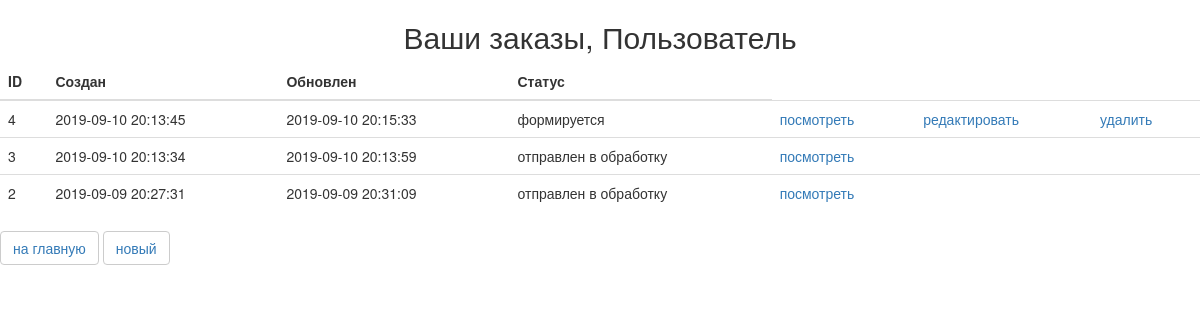
Screenshot of /order/ (signed in) with the database file from the repository.
### ordersapp/models.py (models this page shows, shortened)
class Order(models.Model):
    FORMING = 'FM'
    SENT_TO_PROCEED = 'STP'
    PROCEEDED = 'PRD'
    PAID = 'PD'
    READY = 'RDY'
    CANCEL = 'CNC'
    ORDER_STATUS_CHOICES = (
        (FORMING, 'формируется'),
        (SENT_TO_PROCEED, 'отправлен в обработку'),
        (PAID, 'оплачен'),
        (PROCEEDED, 'обрабатывается'),
        (READY, 'готов к выдаче'),
        (CANCEL, 'отменен'),
    )
    user = models.ForeignKey(settings.AUTH_USER_MODEL,
                             on_delete=models.CASCADE)
    created = models.DateTimeField(verbose_name='создан', auto_now_add=True)
    updated = models.DateTimeField(verbose_name='обновлен', auto_now=True)
    status = models.CharField(verbose_name='статус',
                              max_length=3,
                              choices=ORDER_STATUS_CHOICES,
                              default=FORMING)
    is_active = models.BooleanField(verbose_name='активен', default=True)
    class Meta:
        ordering = ('-created',)
        verbose_name = 'заказ'
        verbose_name_plural = 'заказы'

### ordersapp/views.py (the view)
# urls.py: path('', ordersapp.OrderList.as_view(), name='orders_list'),
class OrderList(ListView):
    model = Order
    def get_queryset(self):
        return Order.objects.filter(user=self.request.user)

### mainapp/context_processors.py (called while the page is built)
def basket(request):
   print('context processor basket works')
   basket = []
   if request.user.is_authenticated:
       basket = Basket.objects.filter(user=request.user)
   return {
       'basket': basket,
   }

### ordersapp/templates/ordersapp/order_list.html
{% extends 'ordersapp/base.html' %}
{% load staticfiles %}
{% block main %}
<div class="h2 text-center head">
    Ваши заказы,
    {% if user.first_name %}
    {{ user.first_name|title}}
    {% else %}
    Пользователь
    {% endif %}
</div>
<table class="table orders_list">
    <thead>
    <tr>
        <th>ID</th>
        <th>Создан</th>
        <th>Обновлен</th>
        <th>Статус</th>
    </tr>
    </thead>
    <tbody>
    {% for item in object_list %}
    {% if item.is_active %}
    <tr>
        <td class="td1 orders_list">{{ item.pk }}</td>
        <td>{{ item.created|date:"Y-m-d H:i:s" }}</td>
        <td>{{ item.updated|date:"Y-m-d H:i:s" }}</td>
        <td>{{ item.get_status_display }}</td>
        <td>
            <a href="{% url 'ordersapp:order_read' item.pk %}">
                посмотреть
            </a>
        </td>
        <td>
            {% if item.status == 'FM' %}
            <a href="{% url 'ordersapp:order_update' item.pk %}">
                редактировать
            </a>
            {% endif %}
        </td>
        <td>
            {% if item.status == 'FM' %}
            <a href="{% url 'ordersapp:order_delete' item.pk %}">
                удалить
            </a>
            {% endif %}
        </td>
    </tr>
    {% endif %}
    {% endfor %}
    </tbody>
</table>
<button class="btn btn-default btn-round">
    <a href="{% url 'main' %}">
        на главную
    </a>
</button>
<button class="btn btn-default btn-round">
    <a href="{% url 'ordersapp:order_create' %}">
        новый
    </a>
</button>
{% endblock %}

### rows the page displays
Order: pk "4", created "2019-09-10 20:13:45", updated "2019-09-10 20:15:33", status "формируется", shows "редактировать", shows "удалить"
Order: pk "3", created "2019-09-10 20:13:34", updated "2019-09-10 20:13:59", status "отправлен в обработку"
Order: pk "2", created "2019-09-09 20:27:31", updated "2019-09-09 20:31:09", status "отправлен в обработку"
